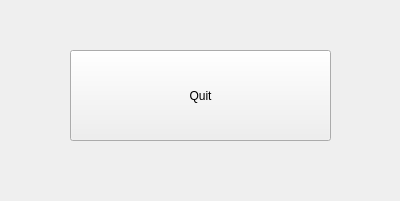
<?xml version="1.0" encoding="UTF-8"?>
<ui version="4.0">
 <class>MockAppWindow</class>
 <widget class="QWidget" name="MockAppWindow">
  <property name="geometry">
   <rect>
    <x>0</x>
    <y>0</y>
    <width>400</width>
    <height>201</height>
   </rect>
  </property>
  <property name="windowTitle">
   <string>MockAppWindow</string>
  </property>
  <widget class="QPushButton" name="pushButton">
   <property name="geometry">
    <rect>
     <x>70</x>
     <y>50</y>
     <width>261</width>
     <height>91</height>
    </rect>
   </property>
   <property name="text">
    <string>Quit</string>
   </property>
  </widget>
 </widget>
 <resources/>
 <connections/>
</ui>
